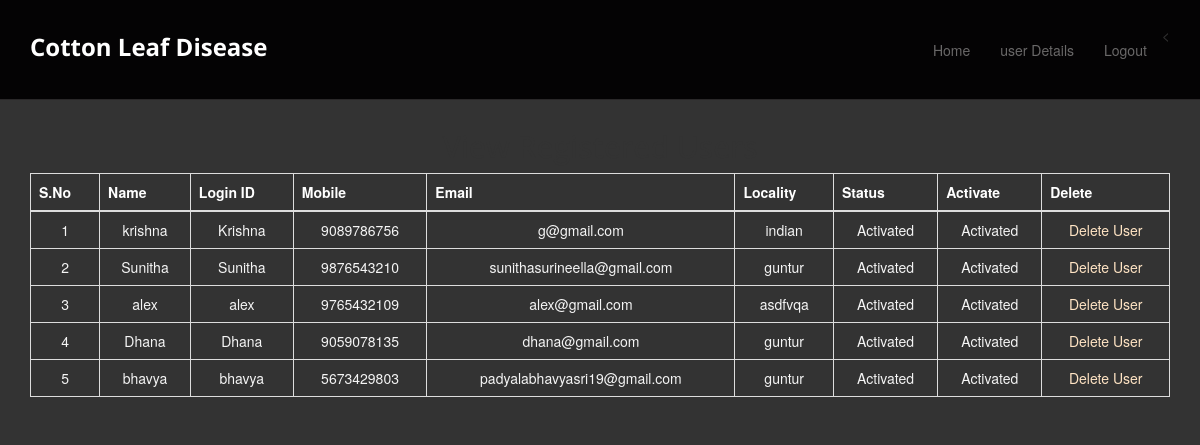
/viewuser/, run on the app's committed database.
### user/models.py (models this page shows, shortened)
class UserReg(models.Model):
    name=models.CharField(max_length=100)
    username= models.CharField(max_length=100)
    password = models.CharField(max_length=100)
    address = models.CharField(max_length=100)
    mobile_no = models.CharField(max_length=100)
    email = models.EmailField()
    locality = models.CharField(max_length=100)
    status = models.CharField(max_length=100)

### admins/views.py (the view)
# urls.py: path('viewuser/' , c.userdeatails , name='viewuser'),
def  userdeatails(request):
      details = UserReg.objects.all()
      return render(request , 'admins/viewregisterusers.html' , {'details' : details })

### assets/templates/admins/viewregisterusers.html
{% extends 'admins/adminbase.html'%}
{%load static%}
{%block contents%}
<section class="we-do">
    <div class="container">
        <div class="we-do-details">
            <div class="section-header text-center">
                <h2>View Registered  Users </h2>
                <p>
                <table class="table table-bordered bg-light text-dark">
                    <thead>
                    <tr style="color:white; font-weight:bold;">
                        <th>S.No</th>
                        <th>Name</th>
                        <th>Login ID</th>
                        <th>Mobile</th>
                        <th>Email</th>
                        <th>Locality</th>
                        <th>Status</th>
                        <th>Activate</th>
                        <th>Delete</th>
                    </tr>
                    </thead>
                    <tbody>
                    {% for i in details %}
                    <tr style="color:whitesmoke;">
                        <td>{{forloop.counter}}</td>
                        <td>{{i.name}}</td>
                        <td>{{i.username}}</td>
                        <td>{{i.mobile_no}}</td>
                        <td>{{i.email}}</td>
                        <td>{{i.locality}}</td>
                        <td>{{i.status}}</td>
                        {% if  i.status == 'waiting' %}
                        <td><a class="btn-link" href="/activateuser/?uid={{i.id}}"
                                 style="color:bisque;">Activate</a></td>
                        {% else %}
                        <td>Activated</td>
                        {% endif %}
                        <td><a  class="btn-link" href="/deleteuser/?uid={{i.id}}"
                            style="color:bisque">Delete User</a></td>
                    </tr>
                    {% endfor %}
                    </tbody>
                </table>
                </p>
            </div>
        </div>
    </div>
</section>
{%endblock%}

### assets/templates/admins/adminbase.html (shortened to what this page needs)
{%load static%}
<!DOCTYPE html>
<html lang="en">
<head>
	<link rel="stylesheet" href="{%static 'assets/css/bootstrap.min.css'%}">
	<link rel="stylesheet" href="{%static 'assets/css/font-awesome.min.css'%}">
	<link rel="stylesheet" href="{%static 'assets/css/bootstrap-theme.css'%}" media="screen" >
	<link rel="stylesheet" href="{%static 'assets/css/style.css'%}">
</head>
<body>
	<div class="navbar navbar-inverse navbar-fixed-top headroom" >
		<div class="container">
			<div class="navbar-header">
				<a href="#" class="navbar-brand scroll-top logo  animated bounceInLeft"><b>Cotton Leaf Disease</b></a>
			</div>
			<div class="navbar-collapse collapse">
				<ul class="nav navbar-nav pull-right">
					    <li class=""><a href="{% url 'adminhome' %}">Home</a></li>
                        <li class=""><a href="{% url 'viewuser'%}">user Details</a></li>
					    <
                        <li class=""><a href="{% url 'index' %}">Logout</a></li>
				</ul>
			</div>
		</div>
	</div>
	<header id="head" class="secondary"></header>
	{%block contents%}{%endblock%}
</body>
</html>

### assets/static/assets/css/style.css (style rules this page uses)
h1, h2, h3, h4, h5, h6 { font-family: "Open sans", Helvetica, Arial; }
h1, .h1, h2, .h2, h3, .h3 { margin-top: 30px; }
#head { background: #181015 url( ../images/bg_header.jpg) no-repeat; background-size: cover; min-height: 520px; text-align: center; padding-top: 240px; color: white; font-family: "Open sans", Helvetica, Arial; font-weight: 300; }
#head.secondary { height: 100px; min-height: 100px; padding-top: 0px; }
.headroom { -webkit-transition: all 0.4s ease-out; -moz-transition: all 0.4s ease-out; -o-transition: all 0.4s ease-out; transition: all 0.4s ease-out; }

### assets/templates/admins/adminbase.html (style rules this page uses)
body { background-color:currentColor; }

### data on the page
UserReg: name "krishna", username "Krishna", mobile_no "9089786756", email "g@gmail.com", locality "indian", status "Activated"
UserReg: name "Sunitha", username "Sunitha", mobile_no "9876543210", email "sunithasurineella@gmail.com", locality "guntur", status "Activated"
UserReg: name "alex", username "alex", mobile_no "9765432109", email "alex@gmail.com", locality "asdfvqa", status "Activated"
UserReg: name "Dhana", username "Dhana", mobile_no "9059078135", email "dhana@gmail.com", locality "guntur", status "Activated"
UserReg: name "bhavya", username "bhavya", mobile_no "5673429803", email "padyalabhavyasri19@gmail.com", locality "guntur", status "Activated"
